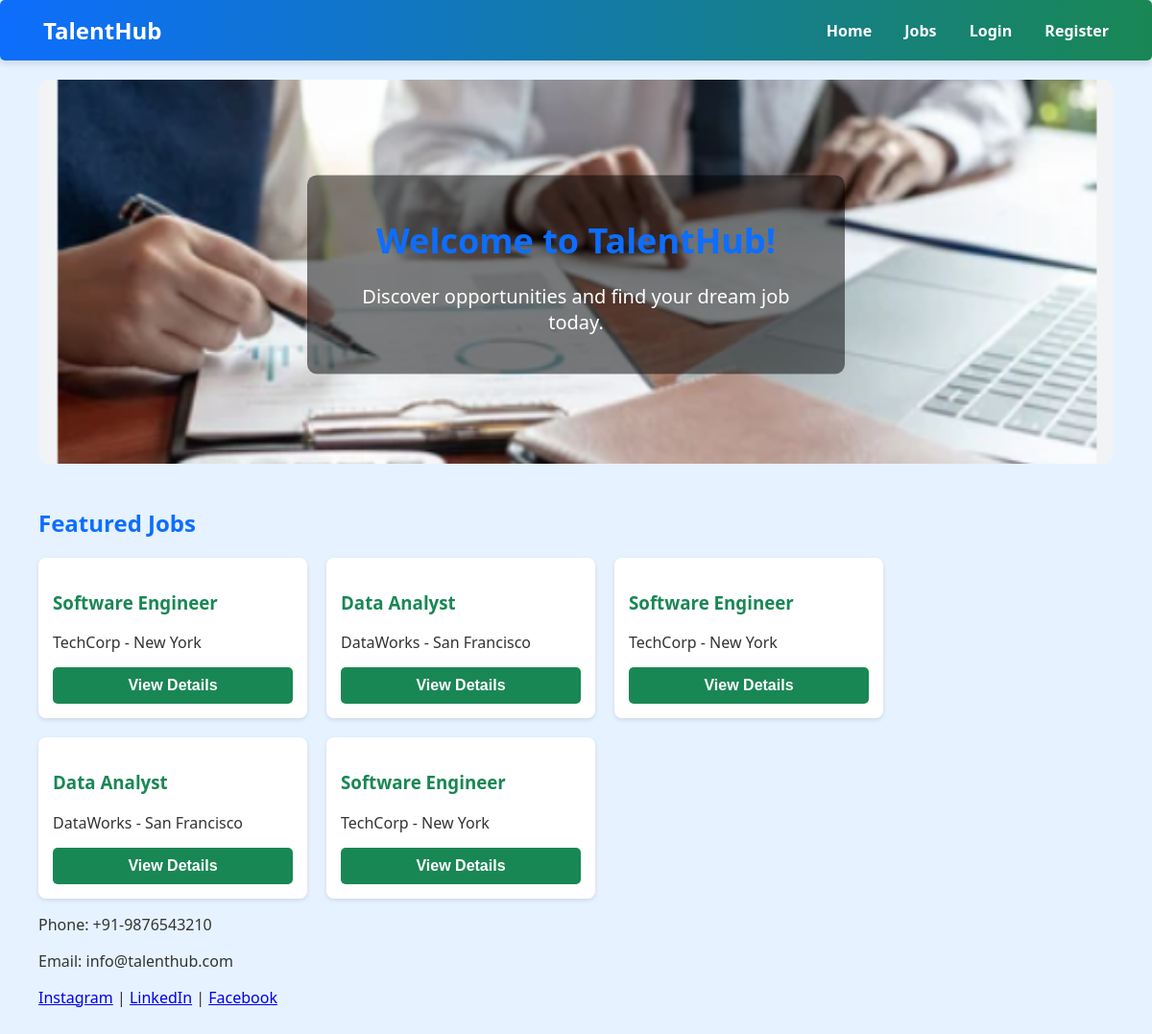
The page / on the database its author committed.
### tables this page shows
CREATE TABLE jobs (
                    id INTEGER PRIMARY KEY AUTOINCREMENT,
                    title TEXT,
                    company TEXT,
                    location TEXT,
                    description TEXT, salary TEXT, joining_date TEXT, qualifications TEXT, experience TEXT, qualification TEXT);

### jobboard/app.py (the view)
@app.route('/')
def home():
    conn = sqlite3.connect('database.db')
    c = conn.cursor()
    c.execute("SELECT * FROM jobs LIMIT 5")
    jobs = c.fetchall()
    conn.close()
    website_info = {
        'phone': '+91-9876543210',
        'email': 'info@talenthub.com',
        'instagram': 'https://www.instagram.com/talenthub',
        'linkedin': 'https://www.linkedin.com/company/talenthub',
        'facebook': 'https://www.facebook.com/talenthub'
    }
    return render_template('home.html', jobs=jobs, website_info=website_info)

### templates/home.html (shortened to what this page needs)
{% extends 'base.html' %}
{% block content %}
<div class="hero">
    <img src="{{ url_for('static', filename='hero_banner.jpg') }}" alt="Opportunity">
    <div class="hero-text">
        <h1>Welcome to TalentHub!</h1>
        <p>Discover opportunities and find your dream job today.</p>
    </div>
</div>
<h2>Featured Jobs</h2>
<div class="jobs-grid">
    {% for job in jobs %}
    <div class="job-card">
        <h3>{{ job[1] }}</h3>
        <p>{{ job[2] }} - {{ job[3] }}</p>
        <a href="{{ url_for('job_detail', job_id=job[0]) }}"><button>View Details</button></a>
    </div>
    {% endfor %}
</div>
<footer>
    <p>Phone: {{ website_info.phone }}</p>
    <p>Email: {{ website_info.email }}</p>
    <p>
        <a href="{{ website_info.instagram }}">Instagram</a> |
        <a href="{{ website_info.linkedin }}">LinkedIn</a> |
        <a href="{{ website_info.facebook }}">Facebook</a>
    </p>
</footer>
{% endblock %}

### static/styles.css (style rules this page uses)
body { font-family: 'Segoe UI', Tahoma, Geneva, Verdana, sans-serif; margin: 0; padding: 0; background-color: #e6f2ff; color: #333; }
h1, h2 { color: #0d6efd; }
.jobs-grid { display: flex; flex-wrap: wrap; gap: 20px; }
.job-card { background-color: #fff; border-radius: 8px; box-shadow: 0 2px 5px rgba(0,0,0,0.1); padding: 15px; width: 250px; transition: transform 0.2s, box-shadow 0.2s; }
.job-card h3 { color: #198754; }
.job-card p { margin: 5px 0; }
.job-card a button { margin-top: 10px; padding: 10px 20px; background-color: #198754; border: none; color: white; border-radius: 5px; cursor: pointer; }
form input[type="submit"], button { width: 100%; margin-top: 15px; padding: 12px; font-size: 16px; background-color: #198754; color: white; border: none; border-radius: 5px; cursor: pointer; font-weight: bold; }
.hero { position: relative; text-align: center; margin-bottom: 40px; }
.hero img { width: 100%; max-height: 400px; object-fit: cover; border-radius: 10px; }
.hero-text { position: absolute; top: 50%; left: 50%; transform: translate(-50%, -50%); background-color: rgba(0, 0, 0, 0.5); padding: 20px 40px; border-radius: 10px; color: #fff; }
.hero-text h1 { font-size: 36px; margin-bottom: 10px; }
.hero-text p { font-size: 20px; }

### rows shown on the page
jobs: title "Software Engineer", company "TechCorp", location "New York"
jobs: title "Data Analyst", company "DataWorks", location "San Francisco"
jobs: title "Software Engineer", company "TechCorp", location "New York"
jobs: title "Data Analyst", company "DataWorks", location "San Francisco"
jobs: title "Software Engineer", company "TechCorp", location "New York"

### other values the page prints
{{ website_info.phone }} "+91-9876543210"
{{ website_info.email }} "info@talenthub.com"
